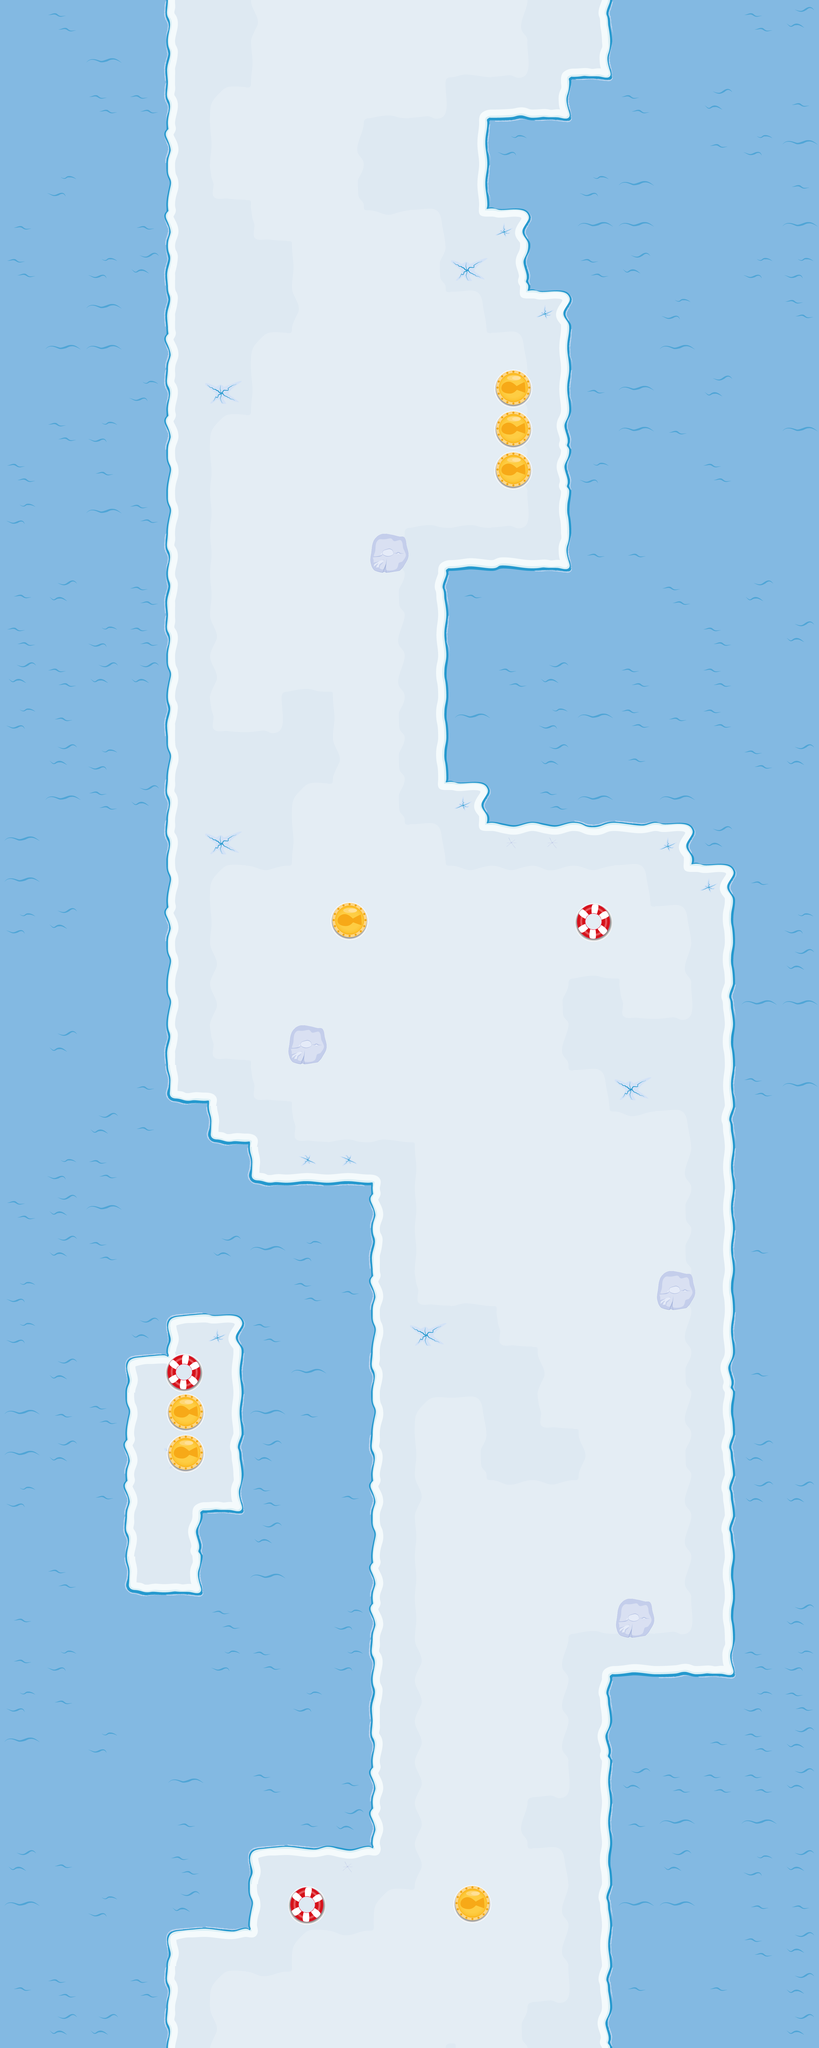

A 2D game scene composited from a Tiled map and its tileset images. What follows is a short description and the map's XML, with each tile layer's data collapsed to a summary:
An orthogonal 20x50 tile map with 160x160 px tiles, 3 tile layers (Floor, PickUps, Obstacles).

<map version="1.0" orientation="orthogonal" renderorder="right-down" width="20" height="50" tilewidth="160" tileheight="160" nextobjectid="7">
 <tileset firstgid="1" name="Map v2" tilewidth="160" tileheight="160" tilecount="100" columns="10">
  <image source="Map v2.gif" width="1600" height="1600" />
  <terraintypes>
   <terrain name="Wasser" tile="14" />
   <terrain name="Ice" tile="6" />
   <terrain name="Snow" tile="59" />
   <terrain name="Shield" tile="70" />
   <terrain name="Ring" tile="71" />
   <terrain name="Iceberg" tile="72" />
   <terrain name="Coin" tile="73" />
  </terraintypes>
  <tile id="0" terrain="1,1,1,0" />
  <tile id="1" terrain="1,1,0,0" />
  <tile id="2" terrain="1,1,0,0" />
  <tile id="3" terrain="1,1,0,0" />
  <tile id="4" terrain="1,1,0,0" />
  <tile id="5" terrain="1,1,0,1" />
  <tile id="6" terrain="1,1,1,1" />
  <tile id="10" terrain="1,0,1,0" />
  <tile id="11" terrain="0,0,0,0" />
  <tile id="12" terrain="0,0,0,0" />
  <tile id="13" terrain="0,0,0,0" />
  <tile id="14" terrain="0,0,0,0" />
  <tile id="15" terrain="0,1,0,1" />
  <tile id="16" terrain="1,1,1,1" />
  <tile id="20" terrain="1,0,1,0" />
  <tile id="21" terrain="0,0,0,0" />
  <tile id="22" terrain="0,0,0,1" />
  <tile id="23" terrain="0,0,1,0" />
  <tile id="24" terrain="0,0,0,0" />
  <tile id="25" terrain="0,1,0,1" />
  <tile id="26" terrain="1,1,1,1" />
  <tile id="30" terrain="1,0,1,0" />
  <tile id="31" terrain="0,0,0,0" />
  <tile id="32" terrain="0,1,0,0" />
  <tile id="33" terrain="1,0,0,0" />
  <tile id="34" terrain="0,0,0,0" />
  <tile id="35" terrain="0,1,0,1" />
  <tile id="36" terrain="1,1,1,1" />
  <tile id="40" terrain="1,0,1,0" />
  <tile id="41" terrain="0,0,0,0" />
  <tile id="42" terrain="0,0,0,0" />
  <tile id="43" terrain="0,0,0,0" />
  <tile id="44" terrain="0,0,0,0" />
  <tile id="45" terrain="0,1,0,1" />
  <tile id="50" terrain="1,0,1,1" />
  <tile id="51" terrain="0,0,1,1" />
  <tile id="52" terrain="0,0,1,1" />
  <tile id="53" terrain="0,0,1,1" />
  <tile id="54" terrain="0,0,1,1" />
  <tile id="55" terrain="0,1,1,1" />
  <tile id="59" terrain="2,2,2,2" />
  <tile id="66" terrain="2,2,2,1" />
  <tile id="67" terrain="2,2,1,1" />
  <tile id="68" terrain="2,2,1,1" />
  <tile id="69" terrain="2,2,1,2" />
  <tile id="70" terrain="3,3,3,3" />
  <tile id="71" terrain="4,4,4,4" />
  <tile id="72" terrain="5,5,5,5" />
  <tile id="73" terrain="6,6,6,6" />
  <tile id="76" terrain="2,1,2,1" />
  <tile id="77" terrain="1,1,1,2" />
  <tile id="78" terrain="1,1,2,1" />
  <tile id="79" terrain="1,2,1,2" />
  <tile id="86" terrain="2,1,2,1" />
  <tile id="87" terrain="1,2,1,1" />
  <tile id="88" terrain="2,1,1,1" />
  <tile id="89" terrain="1,2,1,2" />
  <tile id="96" terrain="2,1,2,2" />
  <tile id="97" terrain="1,1,2,2" />
  <tile id="98" terrain="1,1,2,2" />
  <tile id="99" terrain="1,2,2,2" />
 </tileset>
 <layer name="Floor" width="20" height="50">
  <data>[1000 cells, 1000 non-empty, 56 distinct tile ids]</data>
 </layer>
 <layer name="PickUps" width="20" height="50">
  <data>[1000 cells, 10 non-empty, 2 distinct tile ids]</data>
 </layer>
 <layer name="Obstacles" width="20" height="50">
  <data>[1000 cells, 4 non-empty, 1 distinct tile ids]</data>
 </layer>
</map>
